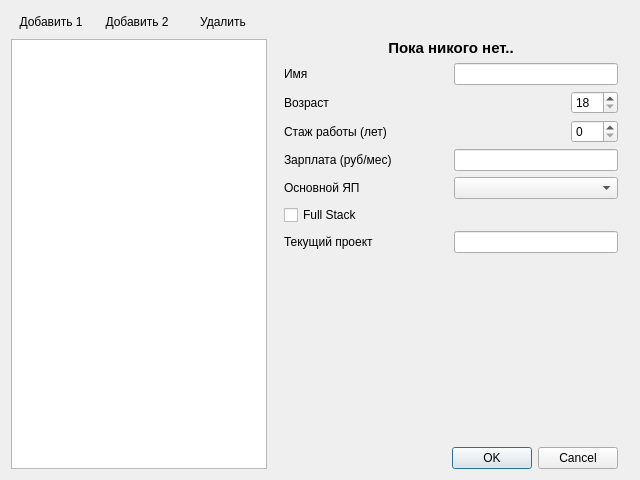
<?xml version="1.0" encoding="UTF-8"?>
<ui version="4.0">
 <class>ShpaginDialog</class>
 <widget class="QDialog" name="ShpaginDialog">
  <property name="geometry">
   <rect>
    <x>0</x>
    <y>0</y>
    <width>640</width>
    <height>480</height>
   </rect>
  </property>
  <property name="windowTitle">
   <string>Редактирование сотрудников</string>
  </property>
  <layout class="QVBoxLayout" name="verticalLayout">
   <item>
    <layout class="QHBoxLayout" name="layoutButtons">
     <item>
      <widget class="QPushButton" name="addEmployeeButton">
       <property name="sizePolicy">
        <sizepolicy hsizetype="Minimum" vsizetype="Fixed">
         <horstretch>0</horstretch>
         <verstretch>0</verstretch>
        </sizepolicy>
       </property>
       <property name="text">
        <string>Добавить 1</string>
       </property>
       <property name="icon">
        <iconset theme="QIcon::ThemeIcon::ContactNew"/>
       </property>
       <property name="flat">
        <bool>true</bool>
       </property>
      </widget>
     </item>
     <item>
      <widget class="QPushButton" name="addDeveloperButton">
       <property name="sizePolicy">
        <sizepolicy hsizetype="Minimum" vsizetype="Maximum">
         <horstretch>0</horstretch>
         <verstretch>0</verstretch>
        </sizepolicy>
       </property>
       <property name="text">
        <string>Добавить 2</string>
       </property>
       <property name="icon">
        <iconset theme="QIcon::ThemeIcon::ContactNew"/>
       </property>
       <property name="flat">
        <bool>true</bool>
       </property>
      </widget>
     </item>
     <item>
      <widget class="QPushButton" name="deleteButton">
       <property name="sizePolicy">
        <sizepolicy hsizetype="Minimum" vsizetype="Fixed">
         <horstretch>0</horstretch>
         <verstretch>0</verstretch>
        </sizepolicy>
       </property>
       <property name="text">
        <string>Удалить</string>
       </property>
       <property name="icon">
        <iconset theme="QIcon::ThemeIcon::EditDelete"/>
       </property>
       <property name="flat">
        <bool>true</bool>
       </property>
      </widget>
     </item>
     <item>
      <spacer name="horizontalSpacer">
       <property name="orientation">
        <enum>Qt::Orientation::Horizontal</enum>
       </property>
       <property name="sizeType">
        <enum>QSizePolicy::Policy::Expanding</enum>
       </property>
       <property name="sizeHint" stdset="0">
        <size>
         <width>40</width>
         <height>20</height>
        </size>
       </property>
      </spacer>
     </item>
    </layout>
   </item>
   <item>
    <layout class="QHBoxLayout" name="horizontalLayout">
     <item>
      <widget class="QListWidget" name="listWidget">
       <property name="sizePolicy">
        <sizepolicy hsizetype="Minimum" vsizetype="Minimum">
         <horstretch>0</horstretch>
         <verstretch>0</verstretch>
        </sizepolicy>
       </property>
      </widget>
     </item>
     <item>
      <layout class="QVBoxLayout" name="Parameters">
       <property name="leftMargin">
        <number>11</number>
       </property>
       <property name="rightMargin">
        <number>11</number>
       </property>
       <item>
        <widget class="QLabel" name="labelHeader">
         <property name="font">
          <font>
           <pointsize>11</pointsize>
           <italic>false</italic>
           <bold>true</bold>
           <underline>false</underline>
          </font>
         </property>
         <property name="text">
          <string>Пока никого нет..</string>
         </property>
         <property name="alignment">
          <set>Qt::AlignmentFlag::AlignCenter</set>
         </property>
        </widget>
       </item>
       <item>
        <layout class="QVBoxLayout" name="layoutBase">
         <item>
          <layout class="QHBoxLayout" name="layoutName">
           <item>
            <widget class="QLabel" name="label_Name">
             <property name="text">
              <string>Имя</string>
             </property>
            </widget>
           </item>
           <item>
            <widget class="QLineEdit" name="lineEdit_Name">
             <property name="sizePolicy">
              <sizepolicy hsizetype="Preferred" vsizetype="Fixed">
               <horstretch>0</horstretch>
               <verstretch>0</verstretch>
              </sizepolicy>
             </property>
            </widget>
           </item>
          </layout>
         </item>
         <item>
          <layout class="QHBoxLayout" name="layoutAge">
           <item>
            <widget class="QLabel" name="label_Age">
             <property name="text">
              <string>Возраст</string>
             </property>
            </widget>
           </item>
           <item>
            <widget class="QSpinBox" name="spinBox_Age">
             <property name="sizePolicy">
              <sizepolicy hsizetype="Maximum" vsizetype="Fixed">
               <horstretch>0</horstretch>
               <verstretch>0</verstretch>
              </sizepolicy>
             </property>
             <property name="minimum">
              <number>18</number>
             </property>
             <property name="maximum">
              <number>100</number>
             </property>
            </widget>
           </item>
          </layout>
         </item>
         <item>
          <layout class="QHBoxLayout" name="layoutExperience">
           <item>
            <widget class="QLabel" name="label_Experience">
             <property name="text">
              <string>Стаж работы (лет)</string>
             </property>
            </widget>
           </item>
           <item>
            <widget class="QSpinBox" name="spinBox_Experience">
             <property name="sizePolicy">
              <sizepolicy hsizetype="Maximum" vsizetype="Fixed">
               <horstretch>0</horstretch>
               <verstretch>0</verstretch>
              </sizepolicy>
             </property>
             <property name="maximum">
              <number>100</number>
             </property>
            </widget>
           </item>
          </layout>
         </item>
         <item>
          <layout class="QHBoxLayout" name="layoutSalary">
           <item>
            <widget class="QLabel" name="label_Salary">
             <property name="text">
              <string>Зарплата (руб/мес)</string>
             </property>
            </widget>
           </item>
           <item>
            <widget class="QLineEdit" name="lineEdit_Salary">
             <property name="sizePolicy">
              <sizepolicy hsizetype="Preferred" vsizetype="Fixed">
               <horstretch>0</horstretch>
               <verstretch>0</verstretch>
              </sizepolicy>
             </property>
            </widget>
           </item>
          </layout>
         </item>
        </layout>
       </item>
       <item>
        <layout class="QVBoxLayout" name="layoutOptional">
         <item>
          <layout class="QHBoxLayout" name="layoutMainLanguage">
           <item>
            <widget class="QLabel" name="label_MainLanguage">
             <property name="sizePolicy">
              <sizepolicy hsizetype="Expanding" vsizetype="Preferred">
               <horstretch>0</horstretch>
               <verstretch>0</verstretch>
              </sizepolicy>
             </property>
             <property name="text">
              <string>Основной ЯП</string>
             </property>
            </widget>
           </item>
           <item>
            <widget class="QComboBox" name="comboBox_MainLanguage">
             <property name="sizePolicy">
              <sizepolicy hsizetype="Expanding" vsizetype="Maximum">
               <horstretch>0</horstretch>
               <verstretch>0</verstretch>
              </sizepolicy>
             </property>
            </widget>
           </item>
          </layout>
         </item>
         <item>
          <layout class="QHBoxLayout" name="layoutIsFullStack">
           <item>
            <widget class="QCheckBox" name="checkBox_IsFullStack">
             <property name="text">
              <string>Full Stack</string>
             </property>
            </widget>
           </item>
          </layout>
         </item>
         <item>
          <layout class="QHBoxLayout" name="layoutCurrentProjectName">
           <item>
            <widget class="QLabel" name="label_CurrentProjectName">
             <property name="text">
              <string>Текущий проект</string>
             </property>
            </widget>
           </item>
           <item>
            <widget class="QLineEdit" name="lineEdit_CurrentProjectName">
             <property name="sizePolicy">
              <sizepolicy hsizetype="Preferred" vsizetype="Fixed">
               <horstretch>0</horstretch>
               <verstretch>0</verstretch>
              </sizepolicy>
             </property>
            </widget>
           </item>
          </layout>
         </item>
        </layout>
       </item>
       <item>
        <spacer name="verticalSpacer">
         <property name="orientation">
          <enum>Qt::Orientation::Vertical</enum>
         </property>
         <property name="sizeHint" stdset="0">
          <size>
           <width>20</width>
           <height>40</height>
          </size>
         </property>
        </spacer>
       </item>
       <item>
        <widget class="QDialogButtonBox" name="buttonBox">
         <property name="sizePolicy">
          <sizepolicy hsizetype="Minimum" vsizetype="Fixed">
           <horstretch>0</horstretch>
           <verstretch>0</verstretch>
          </sizepolicy>
         </property>
         <property name="orientation">
          <enum>Qt::Orientation::Horizontal</enum>
         </property>
         <property name="standardButtons">
          <set>QDialogButtonBox::StandardButton::Cancel|QDialogButtonBox::StandardButton::Ok</set>
         </property>
        </widget>
       </item>
      </layout>
     </item>
    </layout>
   </item>
  </layout>
 </widget>
 <resources/>
 <connections>
  <connection>
   <sender>buttonBox</sender>
   <signal>rejected()</signal>
   <receiver>ShpaginDialog</receiver>
   <slot>reject()</slot>
   <hints>
    <hint type="sourcelabel">
     <x>304</x>
     <y>244</y>
    </hint>
    <hint type="destinationlabel">
     <x>199</x>
     <y>149</y>
    </hint>
   </hints>
  </connection>
  <connection>
   <sender>buttonBox</sender>
   <signal>accepted()</signal>
   <receiver>ShpaginDialog</receiver>
   <slot>accept()</slot>
   <hints>
    <hint type="sourcelabel">
     <x>451</x>
     <y>452</y>
    </hint>
    <hint type="destinationlabel">
     <x>319</x>
     <y>239</y>
    </hint>
   </hints>
  </connection>
 </connections>
</ui>
